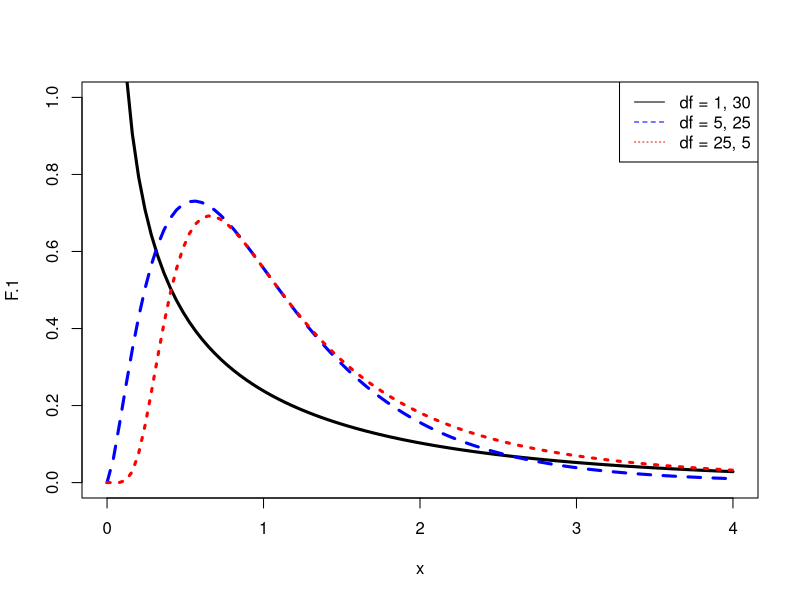
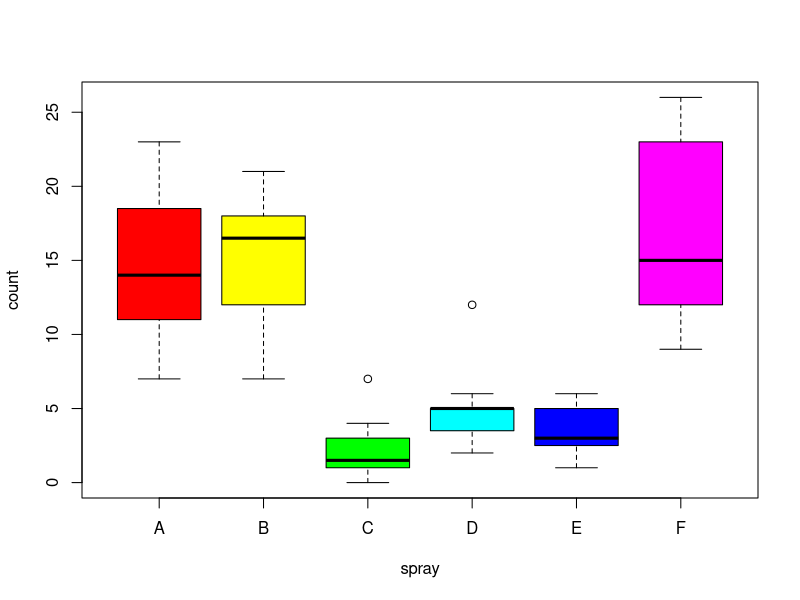
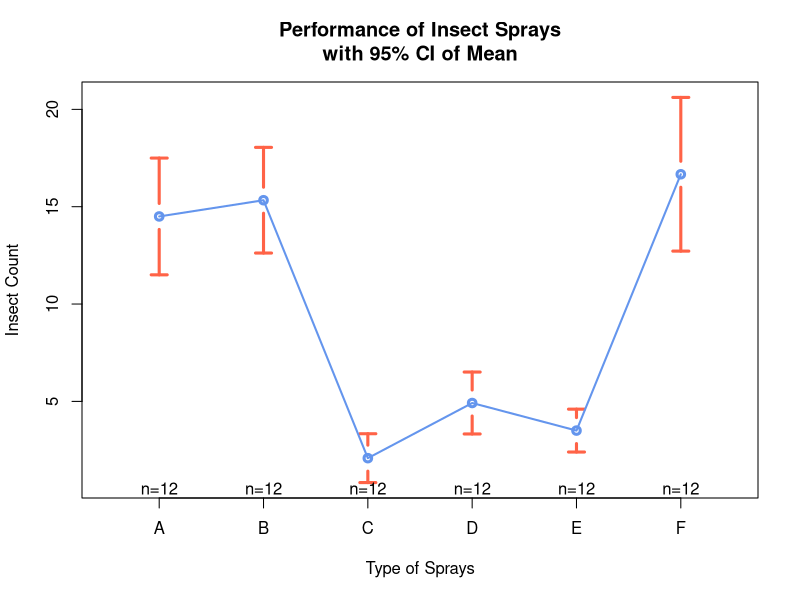
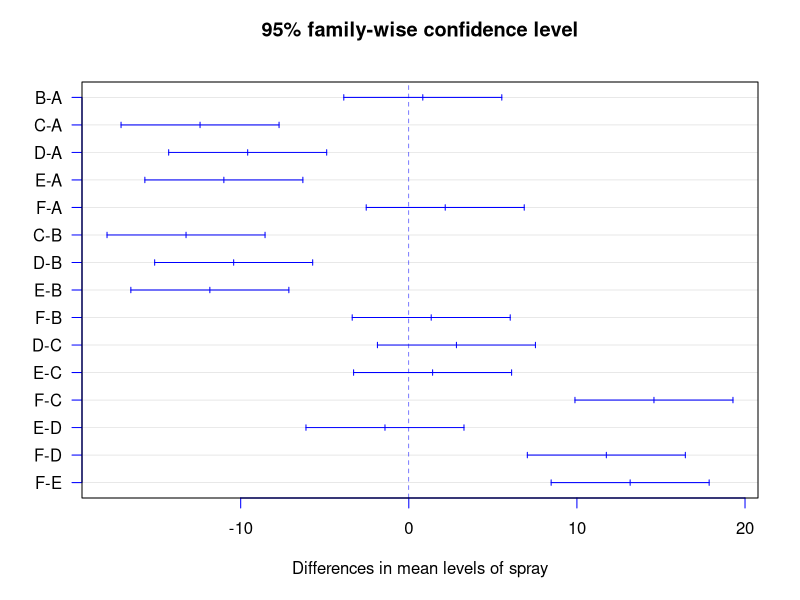
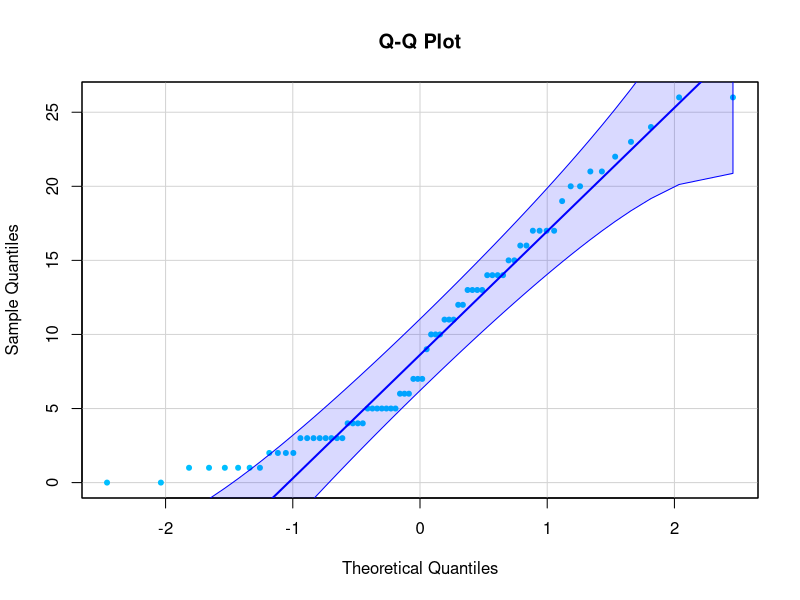
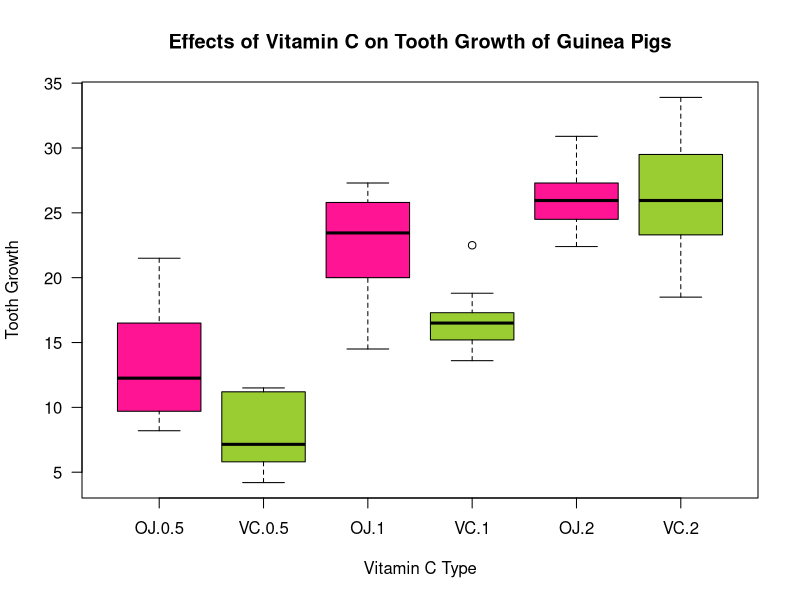
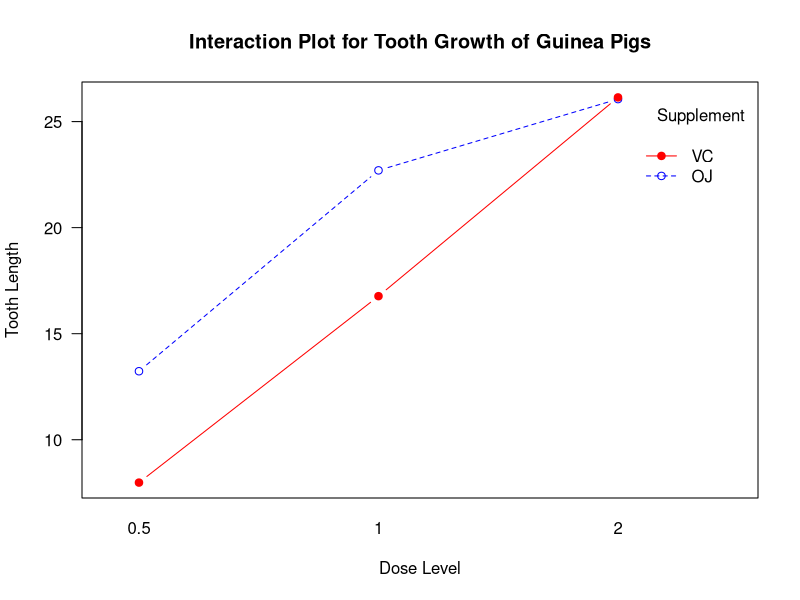
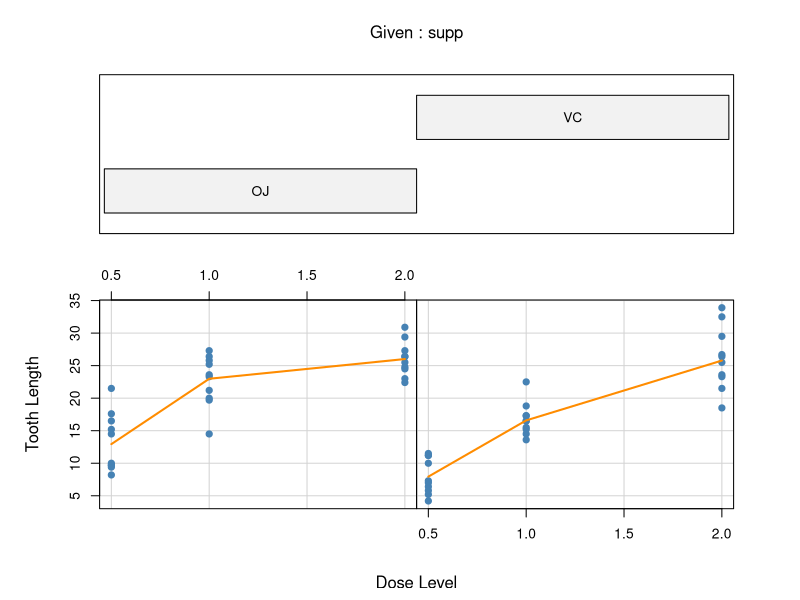

Recreate these plots in R, in order.
## ---- chunk 1
knitr::opts_chunk$set(echo = TRUE)
## ---- chunk 2

# ▪ F-분포: F-distribution
# • F-value는 두 개의 자유도에 의해 분포의 모양이 결정되는 F-분포를 따른다.
x <- seq(0, 4, length=100)
F.1 <- df(x, df1=1, df2=30)
F.5 <- df(x, df1=5, df2=25)
F.25 <- df(x, df1=25, df2=5)
plot(x, F.1, lty=1, lwd=3, col="black", type="l", ylim=c(0, 1))
lines(x, F.5, lty=2,lwd=3, col="blue")
lines(x, F.25, lty=3, lwd=3, col="red")
legend('topright', lty=c(1, 2, 3), col=c("black", "blue", "red"), 
legend=c("df = 1, 30", "df = 5, 25", "df = 25, 5"))

# • 특정 F값에 대응되는 유의확률 구하기
pf(9.59, df1=1, df=8, lower.tail=FALSE)

# • 특정 F값에 대응되는 유의확률 구하기
pf(9.59, df1=1, df=8, lower.tail=FALSE)
## ---- chunk 3
str(InsectSprays)
summary(InsectSprays)
table(InsectSprays$spray)

round(tapply(InsectSprays$count, INDEX = list(InsectSprays$spray), FUN = mean), 3)
boxplot(count ~ spray, data = InsectSprays, col = rainbow(6))

aov.result <- aov(count ~ spray, data = InsectSprays)
summary(aov.result)

TukeyHSD(aov.result)
## ---- chunk 4
# • 집단별 평균도표(mean plot) 그리기
# install.packages('gplots')
library(gplots)
plotmeans(count ~ spray, data=InsectSprays,
main="Performance of Insect Sprays\nwith 95% CI of Mean", xlab="Type of Sprays", ylab="Insect Count",  barcol="tomato", barwidth=3, col="cornflowerblue", lwd=2)
## ---- chunk 5
# • 일원 분산분석: 살충제 간 살충효과의 평균이 동일한지 통계적으로 검정
sprays.aov <- aov(count ~ spray, data=InsectSprays)
sprays.aov
summary(sprays.aov)

# • 분산분석은 귀무가설만 기각: 모집단평균이 모두 동일하다는 주장을 기각
# • 개별 집단 간 평균의 차이 확인: 어느 집단과 어느 집단이 서로 달라서 이러한 결과가 나왔는가?
model.tables(sprays.aov, type="mean")
model.tables(sprays.aov, type="effects")

# • 사후검정(post-hoc test): 두 살충제 간의 살충효과가 통계적으로 유의한지 검정
# • 다중비교를 통한 Tukey’s HSD(honest significant diff.) 검정
sprays.compare <- TukeyHSD(sprays.aov) 
sprays.compare

sprays.compare$spray['D-C',]
plot(TukeyHSD(sprays.aov), col="blue", las=1)
## ---- chunk 6
# • Tukey HSD 다중비교 결과를 glht() 함수로 확인
# install.packages('mutlcomp') 현재 버전에서는 설치 못함?
# library(multcomp)
# tuk.hsd <- glht(model=sprays.aov, linfct=mcp(spray="Tukey"))

# plot(cld(tuk.hsd, level=0.05), col="orange")
## ---- chunk 7
library(car)
qqPlot(InsectSprays$count, pch=20, col="deepskyblue", id=FALSE, main="Q-Q Plot", xlab="Theoretical Quantiles", ylab="Sample Quantiles")

# • 샤피로-윌크 검정을 통해 정규성 충족 여부를 통계적으로 검정
shapiro.test(InsectSprays$count)

# • 이상점의 존재여부를 통계적으로 검정
outlierTest(sprays.aov)

# • 레벤 검정이나 바틀렛 검정을 통해 집단 간 분산의 동일성 여부 검정
leveneTest(count ~ spray, data=InsectSprays)
bartlett.test(count ~ spray, data=InsectSprays)

# • 등분산의 가정을 충족하지 못할때: oneway.test() 함수를 이용한 일원분산분석
oneway.test(count ~ spray, data=InsectSprays)
oneway.test(count ~ spray, data=InsectSprays, var.equal=TRUE)
## ---- chunk 8
# • ToothGrowth 데이터셋을 이용한 이원 분산분석 수행
str(ToothGrowth)
unique(ToothGrowth$dose)

# ToothGrowth$dose <- factor(ToothGrowth$dose, levels = c(0.5, 1.0, 2.0), labels = c('Low','Median','High'))

# • 각 집단별 요약통계량 계산: 각 집단의 크기와 집단별 평균 및 표준편차
with(ToothGrowth, tapply(len, list(supp, dose), length))
with(ToothGrowth, tapply(len, list(supp, dose), mean))
with(ToothGrowth, tapply(len, list(supp, dose), sd))

# with(ToothGrowth, tapply(len, list(SUPP=supp, DOSE=dose), mean))

# boxplot(len ~ supp + dose, data = ToothGrowth, col = c('orange', 'tomato'))
# boxplot(len ~ supp * dose, data = ToothGrowth, col = c('orange', 'tomato'))
## ---- chunk 9
# • aov() 함수를 이용하여 이원분산분석 수행
ToothGrowth.aov <- aov(len ~ supp * dose, data=ToothGrowth)
ToothGrowth.aov <- aov(len ~ supp + dose + supp:dose, data=ToothGrowth)
summary(ToothGrowth.aov)

# • aov() 함수를 이용하여 이원분산분석 수행
model.tables(ToothGrowth.aov, type="means")

# • 상자도표로 비타민C 보충제와 투여량의 조합에 따른 이빨 성장의 정도를 파악
boxplot(len ~ supp * dose, data=ToothGrowth,
col=c("deeppink", "yellowgreen"), las=1,
xlab="Vitamin C Type", ylab="Tooth Growth",
main="Effects of Vitamin C on Tooth Growth of Guinea Pigs")
## ---- chunk 10
# • 상호작용도표(interaction plot)으로 주효과와 상호작용효과 파악
interaction.plot(x.factor=ToothGrowth$dose, trace.factor=ToothGrowth$supp,  response=ToothGrowth$len, las=1, type="b",pch=c(1, 19), col=c("blue", "red"), trace.label="Supplement", xlab="Dose Level", ylab="Tooth Length", main="Interaction Plot for Tooth Growth of Guinea Pigs")

## ---- chunk 11
# • 조건부도표(conditioning plot)로 집단 간의 영향의 차이를 파악
coplot(len ~ dose | supp, data=ToothGrowth, 
col="steelblue", pch=19, panel=panel.smooth, lwd=2, col.smooth="darkorange",
xlab="Dose Level", ylab="Tooth Length")
